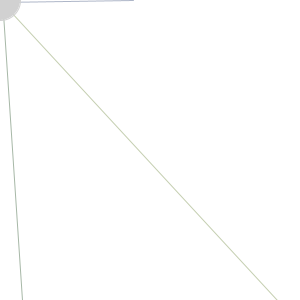
Frame 1 (no input)
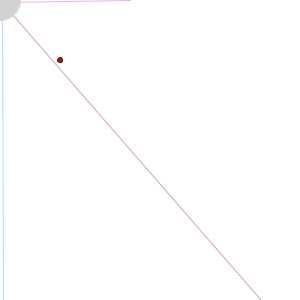
Frame 60 (the mouse pressed at the canvas centre just before this capture)
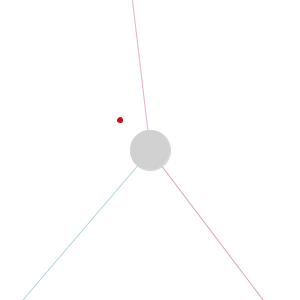
Frame 120 (the mouse held since frame 60 and released just before this capture)

The Processing sketch that drew these frames (run headless with seeded random() and noise(); from frame 60 on, the mouse is pressed at the canvas centre):

// Processing sketch: processing_99392
// ── processing_99392.pde

boolean odd = false;

int x;

int y;


RedDot dot;

Cursor c;


void setup() {  // this is run once.   

    // set the background color

    background(255);

    // canvas size (Integers only, please.)

    size(300, 300);

    // smooth edges

    smooth();

    // limit the number of frames per second

    frameRate(30);

    dot = new RedDot();

   

    System.out.println("Hi");

}

public class RedDot {

    private int x;

    private int y;

    public RedDot() {

      x = 0;

      y = 0;

    }

    public void draw() {

      stroke( random(255), random(50), random(50) );

      strokeWeight(1);

      fill ( random(255), random(50), random(50) );

      ellipse( x, y, 5, 5 );

    }

    public int getX() {

      return X;

    }

  

    public int getY() {

      return Y;

    }

  

    public void move() {

      if( x >= width && y >= height ) {

          x = 0;

          y = 0;

      }

      x++;

      y++;

    }

}

public class Cursor {

    private float curX;

    private float curY;

   

    private float randBotLeft = random(0, 50);

   

    private float randBotRight = random(width-50,width);

   

    private float randTop = random(width/2.0-50,width/2.0+50);

   

    public Cursor(float x, float y) {

      curX = x;

      curY = y;

    }

    public void draw() {

     

      stroke(random(50), random(255), random(255), 90);

      line(curX+2, curY-2, randBotLeft, height);

      stroke(random(255), random(255), random(50), 90);

      smooth();

      strokeWeight(1);

      line(curX-2, curY-2, randBotRight, height);

      stroke(random(255), random(50), random(255), 90);

      smooth();

      strokeWeight(1);

      line(curX, curY+2, randTop, 0);

      strokeWeight(1);

      

      fill(209);

      

      stroke(209);

      ellipse(curX, curY, 40, 40);

    }

   

    /*public boolean RedDotHit() {

        

       double redSlope = (double)(randTop-(curY+2))/(0 - height)

    }*/

}

void mouseMoved(){

x = mouseX;

y = mouseY;  }



void draw() {  // this is run repeatedly.  


  

    /*if ( ! odd ) {

       if(y < height) {

         println("increasing y...");

          y+=random(0,50);

      } else {

          odd = true;

      }

    }

  

    if ( odd ) {

      if( y > 0 ) {

          println("DECREASING y...");

          y-=random(0,50);

      } else {

          odd = false;

      }

    }*/

    /*

    //background(255);

    // set the color

    stroke(random(50), random(255), random(255), 90);

  

    // draw the line

    line(x+2, y-2, random(0, 50), height);


    stroke(random(255), random(255), random(50), 90);

    smooth();

    strokeWeight(2);

    line(x-2,y-2, random(width-50,width), height);


    stroke(random(255), random(50), random(255), 90);

    smooth();

    strokeWeight(10);

    line(x,y, random(width/2.0-50,width/2.0+50), 0);

    */

    //draw the cursor


    // move over a pixel

    /*if (i < width) {

      i++;

    } else {

      i = 0;

    }*/

    background(255);

    dot.move();

    dot.draw();

    c = new Cursor(mouseX, mouseY);

    c.draw();

}
